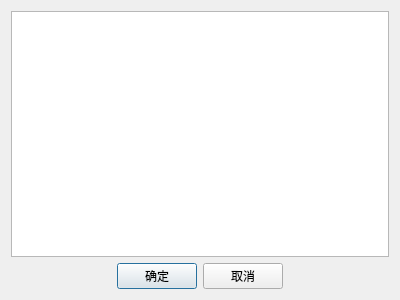
<?xml version="1.0" encoding="UTF-8"?>
<ui version="4.0">
 <class>ByyTextEditDialog</class>
 <widget class="QDialog" name="ByyTextEditDialog">
  <property name="geometry">
   <rect>
    <x>0</x>
    <y>0</y>
    <width>400</width>
    <height>300</height>
   </rect>
  </property>
  <property name="windowTitle">
   <string>编辑</string>
  </property>
  <layout class="QVBoxLayout" name="verticalLayout">
   <item>
    <widget class="QTextEdit" name="textEdit"/>
   </item>
   <item>
    <layout class="QHBoxLayout" name="horizontalLayout">
     <item>
      <spacer name="horizontalSpacer">
       <property name="orientation">
        <enum>Qt::Horizontal</enum>
       </property>
       <property name="sizeHint" stdset="0">
        <size>
         <width>40</width>
         <height>20</height>
        </size>
       </property>
      </spacer>
     </item>
     <item>
      <widget class="QPushButton" name="pushButton">
       <property name="text">
        <string>确定</string>
       </property>
      </widget>
     </item>
     <item>
      <widget class="QPushButton" name="pushButton_2">
       <property name="text">
        <string>取消</string>
       </property>
      </widget>
     </item>
     <item>
      <spacer name="horizontalSpacer_2">
       <property name="orientation">
        <enum>Qt::Horizontal</enum>
       </property>
       <property name="sizeHint" stdset="0">
        <size>
         <width>40</width>
         <height>20</height>
        </size>
       </property>
      </spacer>
     </item>
    </layout>
   </item>
  </layout>
 </widget>
 <layoutdefault spacing="6" margin="11"/>
 <resources/>
 <connections>
  <connection>
   <sender>pushButton_2</sender>
   <signal>clicked()</signal>
   <receiver>ByyTextEditDialog</receiver>
   <slot>close()</slot>
   <hints>
    <hint type="sourcelabel">
     <x>236</x>
     <y>277</y>
    </hint>
    <hint type="destinationlabel">
     <x>358</x>
     <y>287</y>
    </hint>
   </hints>
  </connection>
  <connection>
   <sender>pushButton</sender>
   <signal>clicked()</signal>
   <receiver>ByyTextEditDialog</receiver>
   <slot>close()</slot>
   <hints>
    <hint type="sourcelabel">
     <x>142</x>
     <y>281</y>
    </hint>
    <hint type="destinationlabel">
     <x>74</x>
     <y>280</y>
    </hint>
   </hints>
  </connection>
 </connections>
</ui>
